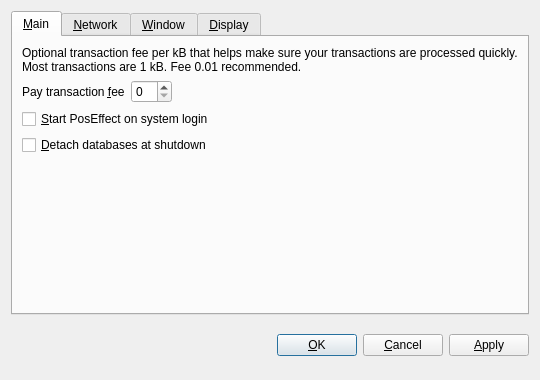
<?xml version="1.0" encoding="UTF-8"?>
<ui version="4.0">
 <class>OptionsDialog</class>
 <widget class="QDialog" name="OptionsDialog">
  <property name="geometry">
   <rect>
    <x>0</x>
    <y>0</y>
    <width>540</width>
    <height>380</height>
   </rect>
  </property>
  <property name="windowTitle">
   <string>Options</string>
  </property>
  <property name="modal">
   <bool>true</bool>
  </property>
  <layout class="QVBoxLayout" name="verticalLayout">
   <item>
    <widget class="QTabWidget" name="tabWidget">
     <property name="tabPosition">
      <enum>QTabWidget::North</enum>
     </property>
     <property name="currentIndex">
      <number>0</number>
     </property>
     <widget class="QWidget" name="tabMain">
      <attribute name="title">
       <string>&amp;Main</string>
      </attribute>
      <layout class="QVBoxLayout" name="verticalLayout_Main">
       <item>
        <widget class="QLabel" name="transactionFeeInfoLabel">
         <property name="text">
          <string>Optional transaction fee per kB that helps make sure your transactions are processed quickly. Most transactions are 1 kB. Fee 0.01 recommended.</string>
         </property>
         <property name="textFormat">
          <enum>Qt::PlainText</enum>
         </property>
         <property name="wordWrap">
          <bool>true</bool>
         </property>
        </widget>
       </item>
       <item>
        <layout class="QHBoxLayout" name="horizontalLayout_Main">
         <item>
          <widget class="QLabel" name="transactionFeeLabel">
           <property name="text">
            <string>Pay transaction &amp;fee</string>
           </property>
           <property name="textFormat">
            <enum>Qt::PlainText</enum>
           </property>
           <property name="buddy">
            <cstring>transactionFee</cstring>
           </property>
          </widget>
         </item>
         <item>
          <widget class="BitcoinAmountField" name="transactionFee"/>
         </item>
         <item>
          <spacer name="horizontalSpacer_Main">
           <property name="orientation">
            <enum>Qt::Horizontal</enum>
           </property>
           <property name="sizeHint" stdset="0">
            <size>
             <width>40</width>
             <height>20</height>
            </size>
           </property>
          </spacer>
         </item>
        </layout>
       </item>
       <item>
        <widget class="QCheckBox" name="bitcoinAtStartup">
         <property name="toolTip">
          <string>Automatically start PosEffect after logging in to the system.</string>
         </property>
         <property name="text">
          <string>&amp;Start PosEffect on system login</string>
         </property>
        </widget>
       </item>
       <item>
        <widget class="QCheckBox" name="detachDatabases">
         <property name="toolTip">
          <string>Detach block and address databases at shutdown. This means they can be moved to another data directory, but it slows down shutdown. The wallet is always detached.</string>
         </property>
         <property name="text">
          <string>&amp;Detach databases at shutdown</string>
         </property>
        </widget>
       </item>
       <item>
        <spacer name="verticalSpacer_Main">
         <property name="orientation">
          <enum>Qt::Vertical</enum>
         </property>
         <property name="sizeHint" stdset="0">
          <size>
           <width>20</width>
           <height>40</height>
          </size>
         </property>
        </spacer>
       </item>
      </layout>
     </widget>
     <widget class="QWidget" name="tabNetwork">
      <attribute name="title">
       <string>&amp;Network</string>
      </attribute>
      <layout class="QVBoxLayout" name="verticalLayout_Network">
       <item>
        <widget class="QCheckBox" name="mapPortUpnp">
         <property name="toolTip">
          <string>Automatically open the PosEffect client port on the router. This only works when your router supports UPnP and it is enabled.</string>
         </property>
         <property name="text">
          <string>Map port using &amp;UPnP</string>
         </property>
        </widget>
       </item>
       <item>
        <widget class="QCheckBox" name="connectSocks">
         <property name="toolTip">
          <string>Connect to the PosEffect network through a SOCKS proxy (e.g. when connecting through Tor).</string>
         </property>
         <property name="text">
          <string>&amp;Connect through SOCKS proxy:</string>
         </property>
        </widget>
       </item>
       <item>
        <layout class="QHBoxLayout" name="horizontalLayout_Network">
         <item>
          <widget class="QLabel" name="proxyIpLabel">
           <property name="text">
            <string>Proxy &amp;IP:</string>
           </property>
           <property name="textFormat">
            <enum>Qt::PlainText</enum>
           </property>
           <property name="buddy">
            <cstring>proxyIp</cstring>
           </property>
          </widget>
         </item>
         <item>
          <widget class="QValidatedLineEdit" name="proxyIp">
           <property name="maximumSize">
            <size>
             <width>140</width>
             <height>16777215</height>
            </size>
           </property>
           <property name="toolTip">
            <string>IP address of the proxy (e.g. 127.0.0.1)</string>
           </property>
          </widget>
         </item>
         <item>
          <widget class="QLabel" name="proxyPortLabel">
           <property name="text">
            <string>&amp;Port:</string>
           </property>
           <property name="textFormat">
            <enum>Qt::PlainText</enum>
           </property>
           <property name="buddy">
            <cstring>proxyPort</cstring>
           </property>
          </widget>
         </item>
         <item>
          <widget class="QLineEdit" name="proxyPort">
           <property name="maximumSize">
            <size>
             <width>55</width>
             <height>16777215</height>
            </size>
           </property>
           <property name="toolTip">
            <string>Port of the proxy (e.g. 9050)</string>
           </property>
          </widget>
         </item>
         <item>
          <widget class="QLabel" name="socksVersionLabel">
           <property name="text">
            <string>SOCKS &amp;Version:</string>
           </property>
           <property name="textFormat">
            <enum>Qt::PlainText</enum>
           </property>
           <property name="buddy">
            <cstring>socksVersion</cstring>
           </property>
          </widget>
         </item>
         <item>
          <widget class="QValueComboBox" name="socksVersion">
           <property name="toolTip">
            <string>SOCKS version of the proxy (e.g. 5)</string>
           </property>
          </widget>
         </item>
         <item>
          <spacer name="horizontalSpacer_Network">
           <property name="orientation">
            <enum>Qt::Horizontal</enum>
           </property>
           <property name="sizeHint" stdset="0">
            <size>
             <width>40</width>
             <height>20</height>
            </size>
           </property>
          </spacer>
         </item>
        </layout>
       </item>
       <item>
        <spacer name="verticalSpacer_Network">
         <property name="orientation">
          <enum>Qt::Vertical</enum>
         </property>
         <property name="sizeHint" stdset="0">
          <size>
           <width>20</width>
           <height>40</height>
          </size>
         </property>
        </spacer>
       </item>
      </layout>
     </widget>
     <widget class="QWidget" name="tabWindow">
      <attribute name="title">
       <string>&amp;Window</string>
      </attribute>
      <layout class="QVBoxLayout" name="verticalLayout_Window">
       <item>
        <widget class="QCheckBox" name="minimizeToTray">
         <property name="toolTip">
          <string>Show only a tray icon after minimizing the window.</string>
         </property>
         <property name="text">
          <string>&amp;Minimize to the tray instead of the taskbar</string>
         </property>
        </widget>
       </item>
       <item>
        <widget class="QCheckBox" name="minimizeOnClose">
         <property name="toolTip">
          <string>Minimize instead of exit the application when the window is closed. When this option is enabled, the application will be closed only after selecting Quit in the menu.</string>
         </property>
         <property name="text">
          <string>M&amp;inimize on close</string>
         </property>
        </widget>
       </item>
       <item>
        <spacer name="verticalSpacer_Window">
         <property name="orientation">
          <enum>Qt::Vertical</enum>
         </property>
         <property name="sizeHint" stdset="0">
          <size>
           <width>20</width>
           <height>40</height>
          </size>
         </property>
        </spacer>
       </item>
      </layout>
     </widget>
     <widget class="QWidget" name="tabDisplay">
      <attribute name="title">
       <string>&amp;Display</string>
      </attribute>
      <layout class="QVBoxLayout" name="verticalLayout_Display">
       <item>
        <layout class="QHBoxLayout" name="horizontalLayout_1_Display">
         <item>
          <widget class="QLabel" name="langLabel">
           <property name="text">
            <string>User Interface &amp;language:</string>
           </property>
           <property name="textFormat">
            <enum>Qt::PlainText</enum>
           </property>
           <property name="buddy">
            <cstring>lang</cstring>
           </property>
          </widget>
         </item>
         <item>
          <widget class="QValueComboBox" name="lang">
           <property name="toolTip">
            <string>The user interface language can be set here. This setting will take effect after restarting poseffect.</string>
           </property>
          </widget>
         </item>
        </layout>
       </item>
       <item>
        <layout class="QHBoxLayout" name="horizontalLayout_2_Display">
         <item>
          <widget class="QLabel" name="unitLabel">
           <property name="text">
            <string>&amp;Unit to show amounts in:</string>
           </property>
           <property name="textFormat">
            <enum>Qt::PlainText</enum>
           </property>
           <property name="buddy">
            <cstring>unit</cstring>
           </property>
          </widget>
         </item>
         <item>
          <widget class="QValueComboBox" name="unit">
           <property name="toolTip">
            <string>Choose the default subdivision unit to show in the interface and when sending coins.</string>
           </property>
          </widget>
         </item>
        </layout>
       </item>
       <item>
        <widget class="QCheckBox" name="displayAddresses">
         <property name="toolTip">
          <string>Whether to show PosEffect addresses in the transaction list or not.</string>
         </property>
         <property name="text">
          <string>&amp;Display addresses in transaction list</string>
         </property>
        </widget>
       </item>
       <item>
        <widget class="QCheckBox" name="coinControlFeatures">
         <property name="toolTip">
          <string>Whether to show coin control features or not.</string>
         </property>
         <property name="text">
          <string>Display coin &amp;control features (experts only!)</string>
         </property>
        </widget>
       </item>
       <item>
        <spacer name="verticalSpacer_Display">
         <property name="orientation">
          <enum>Qt::Vertical</enum>
         </property>
         <property name="sizeHint" stdset="0">
          <size>
           <width>20</width>
           <height>40</height>
          </size>
         </property>
        </spacer>
       </item>
      </layout>
     </widget>
    </widget>
   </item>
   <item>
    <layout class="QHBoxLayout" name="horizontalLayout_Buttons">
     <item>
      <spacer name="horizontalSpacer_1">
       <property name="orientation">
        <enum>Qt::Horizontal</enum>
       </property>
       <property name="sizeHint" stdset="0">
        <size>
         <width>40</width>
         <height>48</height>
        </size>
       </property>
      </spacer>
     </item>
     <item>
      <widget class="QLabel" name="statusLabel">
       <property name="font">
        <font>
         <weight>75</weight>
         <bold>true</bold>
        </font>
       </property>
       <property name="text">
        <string/>
       </property>
       <property name="textFormat">
        <enum>Qt::PlainText</enum>
       </property>
       <property name="wordWrap">
        <bool>true</bool>
       </property>
      </widget>
     </item>
     <item>
      <spacer name="horizontalSpacer_2">
       <property name="orientation">
        <enum>Qt::Horizontal</enum>
       </property>
       <property name="sizeHint" stdset="0">
        <size>
         <width>40</width>
         <height>48</height>
        </size>
       </property>
      </spacer>
     </item>
     <item>
      <widget class="QPushButton" name="okButton">
       <property name="text">
        <string>&amp;OK</string>
       </property>
      </widget>
     </item>
     <item>
      <widget class="QPushButton" name="cancelButton">
       <property name="text">
        <string>&amp;Cancel</string>
       </property>
       <property name="autoDefault">
        <bool>false</bool>
       </property>
      </widget>
     </item>
     <item>
      <widget class="QPushButton" name="applyButton">
       <property name="text">
        <string>&amp;Apply</string>
       </property>
       <property name="autoDefault">
        <bool>false</bool>
       </property>
      </widget>
     </item>
    </layout>
   </item>
  </layout>
 </widget>
 <customwidgets>
  <customwidget>
   <class>BitcoinAmountField</class>
   <extends>QSpinBox</extends>
   <header>bitcoinamountfield.h</header>
  </customwidget>
  <customwidget>
   <class>QValueComboBox</class>
   <extends>QComboBox</extends>
   <header>qvaluecombobox.h</header>
  </customwidget>
  <customwidget>
   <class>QValidatedLineEdit</class>
   <extends>QLineEdit</extends>
   <header>qvalidatedlineedit.h</header>
  </customwidget>
 </customwidgets>
 <resources/>
 <connections/>
</ui>
